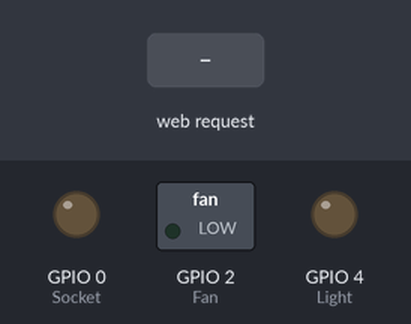
Recording of a sketch running on a simulated ESP8266 (NodeMCU). On the bench: switched loads named in the sketch (green lamp = pin HIGH), output pins drawn as LEDs (lit = HIGH). The inputs (shaded band) are chosen by the test bench. WiFi joins after 1.5 s; servers stay silent unless stated; what the sketch prints to the serial monitor is not drawn.

Above: at 2.7 s.
2.8 s: HTTP request GET /Light/on received
At 3.1 s:
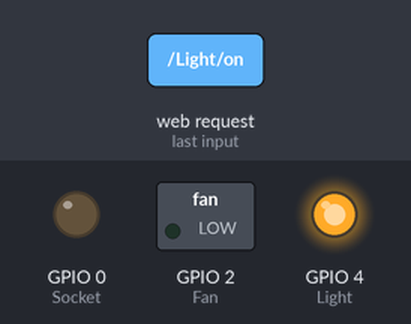
4.3 s: HTTP request GET /Socket/on received
At 5.5 s:
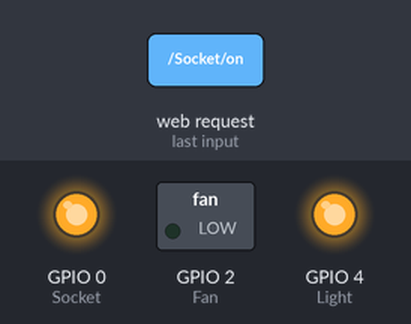
5.8 s: HTTP request GET /Light/off received
At 6.6 s:
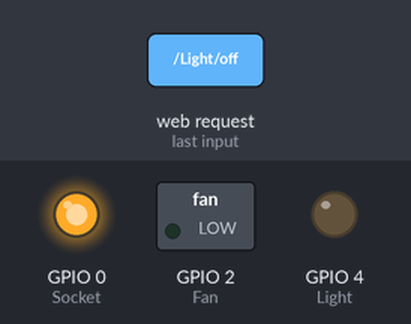
7.3 s: HTTP request GET /Fan/on received
At 7.6 s:
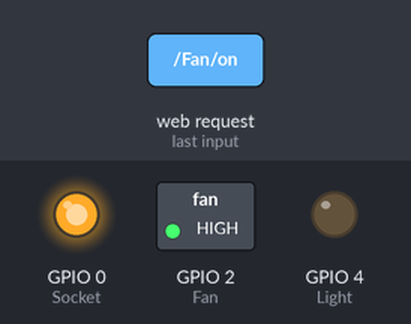
8.8 s: HTTP request GET /Socket/off received
At 10.0 s:
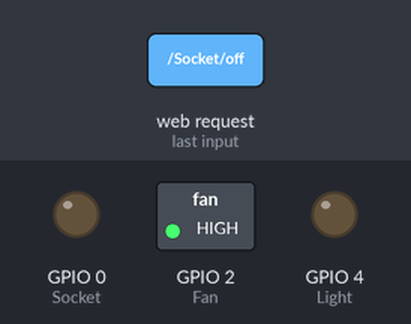
10.3 s: HTTP request GET /Light/on received
At 11.2 s:
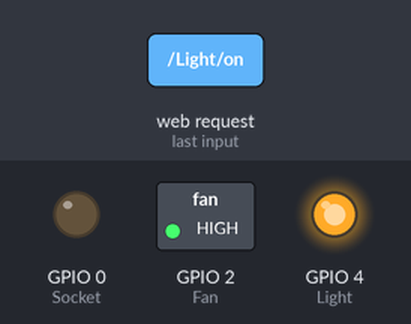
Timing chart, 0 to 12.8 s (numbered marks = the images above; inputs shaded):
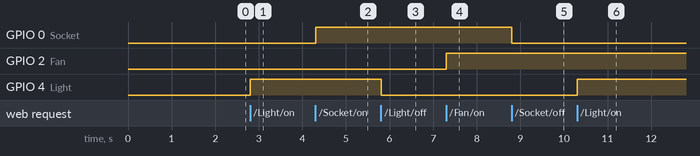

The sketch:

Esp8266_home.ino
```cpp
#include <ESP8266WiFi.h>
// Add wifi access point credentiaals
const char* ssid     = "IOT_HOME";
const char* password = "12345678";
WiFiServer server(80);// Set port to 80
String header; // This storees the HTTP request
// Declare the pins to which the appliances are connected via relays
///int Light = D1; //appliance 1
///int app2 = D2; //appliance 2`
#define Light 4
#define Socket 0
#define Fan    2
//you can add more more appliances below.
//String app1state = "off";// state of appliance1
///String app2state = "off";// state of appliance2

String BULB = "off";// state of appliance1
String SOCKET = "off";// state of appliance2
String FAN = "off";

void setup() {
  Serial.begin(9600);
 // Set the pinmode of the pins to which the LEDs are connected and turn them low to prevent flunctuations
  pinMode(Light, OUTPUT);
  pinMode(Socket, OUTPUT);
  pinMode(Fan, OUTPUT);
  digitalWrite(Light, LOW);
  digitalWrite(Socket, LOW);
  digitalWrite(Fan, LOW);
  //connect to access point
  WiFi.begin(ssid, password);
  Serial.print("Connecting to ");
  Serial.println(ssid);
  while (WiFi.status() != WL_CONNECTED) {
    delay(500);
    Serial.print(".");
  }
  // Print local IP address and start web server
  Serial.println("");
  Serial.println("WiFi connected.");
  Serial.println("IP address: ");
  Serial.println(WiFi.localIP());// this will display the Ip address of the Pi which should be entered into your browser
  server.begin();
}
void loop(){
  WiFiClient client = server.available();   // Listen for incoming clients
  if (client) {                             // If a new client connects,
    String currentLine = "";                // make a String to hold incoming data from the client
    while (client.connected()) {            // loop while the client's connected
      if (client.available()) {             // if there's bytes to read from the client,
        char c = client.read();             // read a byte, then
        Serial.write(c);                    // print it out the serial monitor
        header += c;
        if (c == '\n') {                    // if the byte is a newline character
          // if the current line is blank, you got two newline characters in a row.
          // that's the end of the client HTTP request, so send a response:
          if (currentLine.length() == 0) {
            // HTTP headers always start with a response code (e.g. HTTP/1.1 200 OK)
            // and a content-type so the client knows what's coming, then a blank line:
            client.println("HTTP/1.1 200 OK");
            client.println("Content-type:text/html");
            client.println("Connection: close");
            client.println();

            // turns the GPIOs on and off
            if (header.indexOf("GET /Light/on") >= 0) {
              Serial.println("App 1 on");
              BULB = "on";
              digitalWrite(Light, HIGH);
            } else if (header.indexOf("GET /Light/off") >= 0) {
              Serial.println("App 1 off");
              BULB = "off";
              digitalWrite(Light, LOW);
            } else if (header.indexOf("GET /Socket/on") >= 0) {
              Serial.println("App 2 on");
              SOCKET = "on";
              digitalWrite(Socket, HIGH);
            } else if (header.indexOf("GET /Socket/off") >= 0) {
              Serial.println("App 2 off");
              SOCKET = "off";
              digitalWrite(Socket, LOW);
            }
            else if (header.indexOf("GET /Fan/on") >= 0) {
              Serial.println("App 3 on");
              FAN = "on";
              digitalWrite(Fan, HIGH);
            } else if (header.indexOf("GET /Fan/off") >= 0) {
              Serial.println("App 3 off");
              FAN = "off";
              digitalWrite(Fan, LOW);
            }

            // Display the HTML web page
            client.println("<!DOCTYPE html><html>");
            client.println("<head><meta name=\"viewport\" content=\"width=device-width, initial-scale=1\">");
            client.println("<link rel=\"icon\" href=\"data:,\">");
            // CSS to style the on/off buttons
            // Feel free to change the background-color and font-size attributes to fit your preferences
            client.println("<style>html { font-family: Helvetica; display: inline-block; margin: 0px auto; text-align: center;}");
            client.println(".button { background-color: #195B6A; border: none; color: white; padding: 16px 40px;");
            client.println("text-decoration: none; font-size: 30px; margin: 2px; cursor: pointer;}");
            client.println(".button2 {background-color: #77878A;}</style></head>");

            // Web Page Heading
            client.println("<body><h1>IOT BASED HOME AUTOMATION</h1>");

            // Display current state, and ON/OFF buttons for GPIO 5
            client.println("<p>Light - State " + BULB + "</p>");
            // If Appliance 1 is off, it displays the ON button
            if (BULB == "off") {
              client.println("<p><a href=\"/Light/on\"><button class=\"button\">ON</button></a></p>");
            } else {
              client.println("<p><a href=\"/Light/off\"><button class=\"button button2\">OFF</button></a></p>");
            }

            // Display current state, and ON/OFF buttons for GPIO 4
            client.println("<p>Socket - State " + SOCKET + "</p>");
            // If Appliance 2 is off, it displays the ON button
            if (SOCKET == "off") {
              client.println("<p><a href=\"/Socket/on\"><button class=\"button\">ON</button></a></p>");
            } else {
              client.println("<p><a href=\"/Socket/off\"><button class=\"button button2\">OFF</button></a></p>");
            }

             client.println("<p>Fan - State " + FAN + "</p>");
            // If Appliance 2 is off, it displays the ON button
            if (FAN == "off") {
              client.println("<p><a href=\"/Fan/on\"><button class=\"button\">ON</button></a></p>");
            } else {
              client.println("<p><a href=\"/Fan/off\"><button class=\"button button2\">OFF</button></a></p>");
            }
            client.println("</body></html>");

            // The HTTP response ends with another blank line
            client.println();
            // Break out of the while loop
            break;
          } else { // if you got a newline, then clear currentLine
            currentLine = "";
          }
        } else if (c != '\r') {  // if you got anything else but a carriage return character,
          currentLine += c;      // add it to the end of the currentLine
        }
      }
    }
    // Clear the header variable
    header = "";
    // Close the connection
    client.stop();
    Serial.println("Client disconnected.");
    Serial.println("");
  }
}
```

Measured:
- after the input at 2.8 s, GPIO 4 (Light): LOW → HIGH at once
- after the input at 4.3 s, GPIO 0 (Socket): LOW → HIGH at once
- after the input at 5.8 s, GPIO 4 (Light): HIGH → LOW at once
- after the input at 7.3 s, GPIO 2 (Fan): LOW → HIGH at once
- after the input at 8.8 s, GPIO 0 (Socket): HIGH → LOW at once
- after the input at 10.3 s, GPIO 4 (Light): LOW → HIGH at once
